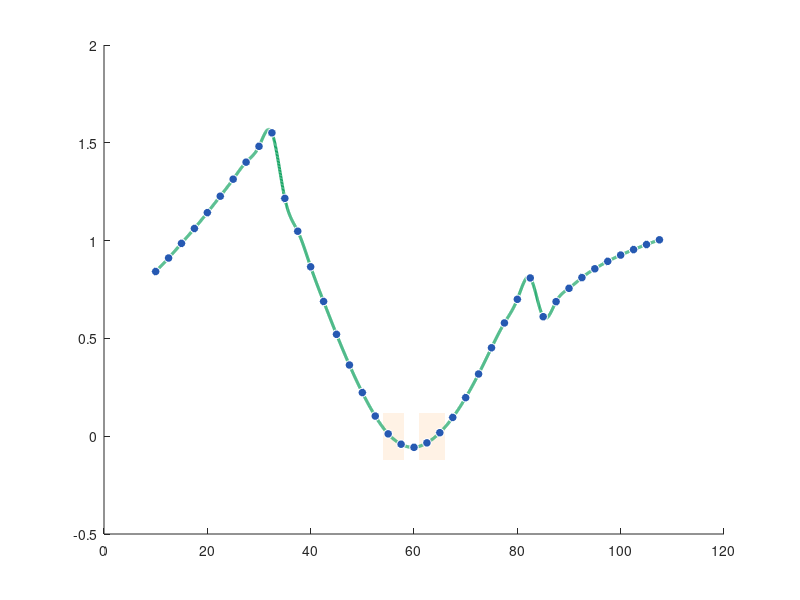

MATLAB code to generate this figure: (Note: this script raises an error after producing the figure.)
%% =========================================================
%  PARTE 3: Raíces por Cambio de Signo y Bisección
%  Sistema de telemetría biomédica
%  =========================================================
clc; clear; close all;

%% ── Datos del ensayo ─────────────────────────────────────
f = [10.0, 12.5, 15.0, 17.5, 20.0, 22.5, 25.0, 27.5, 30.0, 32.5, ...
     35.0, 37.5, 40.0, 42.5, 45.0, 47.5, 50.0, 52.5, 55.0, 57.5, ...
     60.0, 62.5, 65.0, 67.5, 70.0, 72.5, 75.0, 77.5, 80.0, 82.5, ...
     85.0, 87.5, 90.0, 92.5, 95.0, 97.5, 100.0, 102.5, 105.0, 107.5];

V = [0.842, 0.911, 0.986, 1.062, 1.143, 1.227, 1.314, 1.401, 1.482, 1.551, ...
     1.216, 1.048, 0.866, 0.689, 0.521, 0.364, 0.223, 0.103, 0.012, -0.041, ...
    -0.057,-0.034, 0.018, 0.096, 0.197, 0.318, 0.452, 0.579, 0.700, 0.809, ...
     0.611, 0.688, 0.756, 0.811, 0.856, 0.894, 0.926, 0.954, 0.980, 1.004];

%% ── Spline cúbico natural (función de referencia) ────────
cs_V   = csape(f, V, 'variational');
Vspl   = @(fi) fnval(cs_V, fi);     % función anónima para evaluar

%% ══════════════════════════════════════════════════════════
%  PREGUNTA 1: Identificar intervalos con cambio de signo
%  ══════════════════════════════════════════════════════════
fprintf('\n══════ PREGUNTA 1: Cambios de signo en V(f) ════════════\n\n');
fprintf('%-10s %-10s %-10s %-15s\n','i','f(kHz)','V(V)','Cambio de signo');

cruces = [];   % guarda [a, b] de cada intervalo con cruce
for i = 1:length(f)-1
    flag = '';
    if V(i)*V(i+1) < 0
        flag = sprintf('  ◄ CRUCE #%d: [%.1f, %.1f]', length(cruces)+1, f(i), f(i+1));
        cruces = [cruces; f(i), f(i+1)];
    end
    fprintf('%-10d %-10.1f %-10.3f %s\n', i, f(i), V(i), flag);
end
fprintf('%-10d %-10.1f %-10.3f\n', length(f), f(end), V(end));

fprintf('\n► Se encontraron %d intervalos con cambio de signo:\n', size(cruces,1));
for k = 1:size(cruces,1)
    i_a = find(f == cruces(k,1));
    i_b = find(f == cruces(k,2));
    fprintf('  Cruce #%d: [%.1f, %.1f] kHz   V(%.1f)=%.3f  V(%.1f)=%.3f\n', ...
        k, cruces(k,1), cruces(k,2), ...
        cruces(k,1), V(i_a), cruces(k,2), V(i_b));
end

%% ══════════════════════════════════════════════════════════
%  FUNCIÓN DE BISECCIÓN (genérica)
%  ══════════════════════════════════════════════════════════
function [raiz, tabla] = biseccion(func, a, b, tol, max_iter, nombre)
    % Retorna la raíz y una tabla con el historial de iteraciones
    tabla = [];
    fprintf('\n══════ BISECCIÓN — %s ════════════════════════════════\n', nombre);
    fprintf('  Intervalo inicial: [%.4f, %.4f]   |b-a|=%.4f\n', a, b, b-a);
    fprintf('  Tolerancia: %.4f kHz\n\n', tol);
    fprintf('  %-5s %-10s %-10s %-12s %-12s %-10s %-8s\n', ...
            'It','a','b','c=(a+b)/2','V(c)','|b-a|','Decisión');
    fprintf('  %s\n', repmat('-',70,1));

    for k = 1:max_iter
        c  = (a + b) / 2;
        Vc = func(c);
        Va = func(a);
        ba = b - a;

        if Va * Vc < 0
            decision = 'b ← c';
            b = c;
        elseif Va * Vc > 0
            decision = 'a ← c';
            a = c;
        else
            decision = 'EXACTO';
        end

        tabla = [tabla; k, a, b, c, Vc, ba];
        fprintf('  %-5d %-10.5f %-10.5f %-12.5f %-12.6f %-10.5f %-8s\n', ...
                k, a, b, c, Vc, ba, decision);

        if ba < tol
            fprintf('\n  ✔ Convergencia en iteración %d\n', k);
            break;
        end
    end
    raiz = (a + b) / 2;
    fprintf('  ► Raíz aproximada: %.5f kHz   |V(raíz)|=%.2e\n', raiz, abs(func(raiz)));
end

%% ══════════════════════════════════════════════════════════
%  PREGUNTA 2: Bisección — Primer cruce [55.0, 57.5]
%  ══════════════════════════════════════════════════════════
tol = 0.1;   % resolución del instrumento [kHz]

[raiz1_bis, tabla1] = biseccion(Vspl, cruces(1,1), cruces(1,2), tol, 50, 'Cruce #1');

%% ══════════════════════════════════════════════════════════
%  PREGUNTA 3: Bisección — Segundo cruce [62.5, 65.0]
%  ══════════════════════════════════════════════════════════
[raiz2_bis, tabla2] = biseccion(Vspl, cruces(2,1), cruces(2,2), tol, 50, 'Cruce #2');

%% ══════════════════════════════════════════════════════════
%  PREGUNTA 4: Refinamiento con Spline (fzero)
%  ══════════════════════════════════════════════════════════
raiz1_spl = fzero(Vspl, [cruces(1,1), cruces(1,2)]);
raiz2_spl = fzero(Vspl, [cruces(2,1), cruces(2,2)]);

fprintf('\n══════ PREGUNTA 4: Refinamiento con fzero (spline) ════\n');
fprintf('  Raíz 1 — Bisección: %.5f kHz   Spline fzero: %.6f kHz\n', raiz1_bis, raiz1_spl);
fprintf('  Raíz 2 — Bisección: %.5f kHz   Spline fzero: %.6f kHz\n', raiz2_bis, raiz2_spl);
fprintf('  Diferencia raíz 1: %.5f kHz  (%.2f%%)\n', ...
    abs(raiz1_bis-raiz1_spl), abs(raiz1_bis-raiz1_spl)/raiz1_spl*100);
fprintf('  Diferencia raíz 2: %.5f kHz  (%.2f%%)\n', ...
    abs(raiz2_bis-raiz2_spl), abs(raiz2_bis-raiz2_spl)/raiz2_spl*100);

fprintf('\n══════ TABLA COMPARATIVA FINAL ═════════════════════════\n');
fprintf('  %-25s %-15s %-15s %-15s\n','Raíz','Bisección (kHz)','Spline (kHz)','Dif. (kHz)');
fprintf('  %-25s %-15.5f %-15.6f %-15.5f\n','1er cruce (V: + → −)',raiz1_bis,raiz1_spl,abs(raiz1_bis-raiz1_spl));
fprintf('  %-25s %-15.5f %-15.6f %-15.5f\n','2do cruce (V: − → +)',raiz2_bis,raiz2_spl,abs(raiz2_bis-raiz2_spl));

%% ══════════════════════════════════════════════════════════
%  GRÁFICAS
%  ══════════════════════════════════════════════════════════
c_data  = [0.15 0.35 0.70];
c_spl   = [0.10 0.65 0.40];
c_bis   = [0.85 0.33 0.10];
c_raiz  = [0.90 0.10 0.20];
c_zero  = [0.40 0.40 0.40];
c_zona  = [1.00 0.90 0.80];   % fondo zona de cruce

f_fine  = linspace(min(f), max(f), 2000);
V_fine  = fnval(cs_V, f_fine);

%% ── Figura 1: V(f) completo con raíces marcadas ──────────
figure('Name','Raíces de V(f)','Color','w','Position',[50 50 1000 480]);

% Sombrear zonas de cruce
patch([54 58 58 54], [-0.12 -0.12 0.12 0.12], c_zona, ...
      'EdgeColor','none','FaceAlpha',0.5); hold on;
patch([61 66 66 61], [-0.12 -0.12 0.12 0.12], c_zona, ...
      'EdgeColor','none','FaceAlpha',0.5);

plot(f_fine, V_fine, '-', 'Color', c_spl, 'LineWidth', 2.2);
scatter(f, V, 40, c_data, 'filled', 'MarkerEdgeColor','w');
yline(0, '-', 'Color', c_zero, 'LineWidth', 1.5);

% Raíces bisección
xline(raiz1_bis,'--','Color',c_bis,'LineWidth',1.5,'Alpha',0.8);
xline(raiz2_bis,'--','Color',c_bis,'LineWidth',1.5,'Alpha',0.8);

% Raíces spline
scatter(raiz1_spl, 0, 150, c_raiz, 'p', 'filled', ...
        'MarkerEdgeColor','k','LineWidth',1.5);
scatter(raiz2_spl, 0, 150, c_raiz, 'p', 'filled', ...
        'MarkerEdgeColor','k','LineWidth',1.5);

% Anotaciones
text(raiz1_bis+0.3, 0.02, sprintf('Bis: %.3f kHz', raiz1_bis), ...
    'Color',c_bis,'FontSize',8.5,'FontWeight','bold');
text(raiz1_spl+0.3,-0.025,sprintf('Spl: %.4f kHz', raiz1_spl), ...
    'Color',c_raiz,'FontSize',8.5,'FontWeight','bold');
text(raiz2_bis+0.3, 0.02, sprintf('Bis: %.3f kHz', raiz2_bis), ...
    'Color',c_bis,'FontSize',8.5,'FontWeight','bold');
text(raiz2_spl+0.3,-0.025,sprintf('Spl: %.4f kHz', raiz2_spl), ...
    'Color',c_raiz,'FontSize',8.5,'FontWeight','bold');

text(55.2, 0.10, 'Zona cruce #1', 'FontSize',8,'Color',[0.6 0.4 0.0],'FontWeight','bold');
text(62.0, 0.10, 'Zona cruce #2', 'FontSize',8,'Color',[0.6 0.4 0.0],'FontWeight','bold');

xlabel('Frecuencia f (kHz)', 'FontSize',12,'FontWeight','bold');
ylabel('V (V)',               'FontSize',12,'FontWeight','bold');
title('V(f) — Cruces por cero | Bisección vs Spline refinado', ...
      'FontSize',13,'FontWeight','bold');
legend('Zona cruce #1','Zona cruce #2','Spline cúbico','Datos medidos', ...
       'V = 0','Bisección','','Raíces spline (fzero)', ...
       'Location','northwest','FontSize',8.5);
grid on; grid minor;
xlim([min(f)-1, max(f)+1]); ylim([-0.12, 1.65]);
set(gca,'FontSize',10,'Box','on'); hold off;

%% ── Figura 2: Zoom cruce #1 + convergencia bisección ─────
figure('Name','Zoom Cruce #1 + Bisección','Color','w','Position',[60 60 1050 440]);

tiledlayout(1,2,'TileSpacing','compact','Padding','compact');

% Panel izquierdo: zoom cruce #1
nexttile;
f_z1  = linspace(54.5, 57.5, 500);
V_z1  = fnval(cs_V, f_z1);

patch([cruces(1,1) cruces(1,2) cruces(1,2) cruces(1,1)], ...
      [-0.07 -0.07 0.03 0.03], c_zona, 'EdgeColor','none','FaceAlpha',0.6); hold on;
plot(f_z1, V_z1, '-', 'Color', c_spl, 'LineWidth', 2.2);
scatter([cruces(1,1), cruces(1,2)], [V(f==cruces(1,1)), V(f==cruces(1,2))], ...
        70, c_data, 'filled','MarkerEdgeColor','w');
yline(0,'-','Color',c_zero,'LineWidth',1.5);
xline(raiz1_bis,'--','Color',c_bis,'LineWidth',1.8);
scatter(raiz1_spl, 0, 130, c_raiz, 'p','filled','MarkerEdgeColor','k');

% Iteraciones de bisección (puntos medios)
c_iter = tabla1(:,4);
scatter(c_iter, zeros(size(c_iter)), 40, ...
    linspace(0.1,0.9,length(c_iter))', 'o', 'filled', ...
    'MarkerEdgeColor','k','LineWidth',0.5, 'CData', ...
    repmat([0.85 0.33 0.10], length(c_iter), 1));

text(raiz1_bis+0.05, -0.055, sprintf('Bis: %.4f', raiz1_bis), ...
    'Color',c_bis,'FontSize',8,'FontWeight','bold');
text(raiz1_spl+0.05,  0.010, sprintf('Spl: %.5f', raiz1_spl), ...
    'Color',c_raiz,'FontSize',8,'FontWeight','bold');

xlabel('f (kHz)','FontSize',11,'FontWeight','bold');
ylabel('V (V)',  'FontSize',11,'FontWeight','bold');
title('Zoom cruce #1  [55.0 – 57.5 kHz]','FontSize',11,'FontWeight','bold');
legend('Intervalo inicial','Spline','Datos extremos','V=0', ...
       'Bisección','Raíz spline','Puntos medios','FontSize',8,'Location','northeast');
grid on; grid minor; hold off;

% Panel derecho: zoom cruce #2
nexttile;
f_z2  = linspace(61.5, 65.5, 500);
V_z2  = fnval(cs_V, f_z2);

patch([cruces(2,1) cruces(2,2) cruces(2,2) cruces(2,1)], ...
      [-0.05 -0.05 0.03 0.03], c_zona, 'EdgeColor','none','FaceAlpha',0.6); hold on;
plot(f_z2, V_z2, '-', 'Color', c_spl, 'LineWidth', 2.2);
scatter([cruces(2,1), cruces(2,2)], [V(f==cruces(2,1)), V(f==cruces(2,2))], ...
        70, c_data, 'filled','MarkerEdgeColor','w');
yline(0,'-','Color',c_zero,'LineWidth',1.5);
xline(raiz2_bis,'--','Color',c_bis,'LineWidth',1.8);
scatter(raiz2_spl, 0, 130, c_raiz, 'p','filled','MarkerEdgeColor','k');

c_iter2 = tabla2(:,4);
scatter(c_iter2, zeros(size(c_iter2)), 40, ...
    repmat([0.85 0.33 0.10], length(c_iter2), 1), 'o','filled','MarkerEdgeColor','k');

text(raiz2_bis+0.05, -0.040, sprintf('Bis: %.4f', raiz2_bis), ...
    'Color',c_bis,'FontSize',8,'FontWeight','bold');
text(raiz2_spl+0.05,  0.008, sprintf('Spl: %.5f', raiz2_spl), ...
    'Color',c_raiz,'FontSize',8,'FontWeight','bold');

xlabel('f (kHz)','FontSize',11,'FontWeight','bold');
ylabel('V (V)',  'FontSize',11,'FontWeight','bold');
title('Zoom cruce #2  [62.5 – 65.0 kHz]','FontSize',11,'FontWeight','bold');
legend('Intervalo inicial','Spline','Datos extremos','V=0', ...
       'Bisección','Raíz spline','Puntos medios','FontSize',8,'Location','northwest');
grid on; grid minor; hold off;

%% ── Figura 3: Convergencia de la bisección ───────────────
figure('Name','Convergencia Bisección','Color','w','Position',[70 70 900 400]);

tiledlayout(1,2,'TileSpacing','compact','Padding','compact');

nexttile;
semilogy(tabla1(:,1), abs(tabla1(:,5)), 'o-', ...
    'Color',c_bis,'LineWidth',2,'MarkerFaceColor',c_bis,'MarkerSize',7);
hold on;
yline(1e-3,'--','Color',[0.5 0.5 0.5],'LineWidth',1,'Label','|V|=0.001');
xlabel('Iteración','FontSize',11,'FontWeight','bold');
ylabel('|V(c)| (V)','FontSize',11,'FontWeight','bold');
title('Convergencia Bisección — Cruce #1','FontSize',11,'FontWeight','bold');
grid on; grid minor; hold off;

nexttile;
semilogy(tabla2(:,1), abs(tabla2(:,5)), 's-', ...
    'Color',[0.10 0.65 0.40],'LineWidth',2, ...
    'MarkerFaceColor',[0.10 0.65 0.40],'MarkerSize',7);
hold on;
yline(1e-3,'--','Color',[0.5 0.5 0.5],'LineWidth',1,'Label','|V|=0.001');
xlabel('Iteración','FontSize',11,'FontWeight','bold');
ylabel('|V(c)| (V)','FontSize',11,'FontWeight','bold');
title('Convergencia Bisección — Cruce #2','FontSize',11,'FontWeight','bold');
grid on; grid minor; hold off;

%% ── Figura 4: Ancho del intervalo por iteración ──────────
figure('Name','Reducción del intervalo','Color','w','Position',[80 80 900 400]);

tiledlayout(1,2,'TileSpacing','compact','Padding','compact');

nexttile;
plot(tabla1(:,1), tabla1(:,6), 'o-', 'Color',c_bis,'LineWidth',2, ...
    'MarkerFaceColor',c_bis,'MarkerSize',7); hold on;
yline(tol,'--r','LineWidth',1.5,'Label',sprintf('Tol = %.1f kHz',tol));
xlabel('Iteración','FontSize',11,'FontWeight','bold');
ylabel('|b - a| (kHz)','FontSize',11,'FontWeight','bold');
title('Reducción del intervalo — Cruce #1','FontSize',11,'FontWeight','bold');
grid on; grid minor; hold off;

nexttile;
plot(tabla2(:,1), tabla2(:,6), 's-', 'Color',[0.10 0.65 0.40],'LineWidth',2, ...
    'MarkerFaceColor',[0.10 0.65 0.40],'MarkerSize',7); hold on;
yline(tol,'--r','LineWidth',1.5,'Label',sprintf('Tol = %.1f kHz',tol));
xlabel('Iteración','FontSize',11,'FontWeight','bold');
ylabel('|b - a| (kHz)','FontSize',11,'FontWeight','bold');
title('Reducción del intervalo — Cruce #2','FontSize',11,'FontWeight','bold');
grid on; grid minor; hold off;

fprintf('\n✔ Gráficas Parte 3 generadas correctamente.\n');
